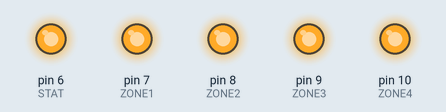
Simulated run of this sketch. Board: Arduino Uno, built with avr-gcc and run on an emulated ATmega328P. On the bench: output pins drawn as LEDs (lit = HIGH).

Above: at 0.12 s.
At 2.37 s:
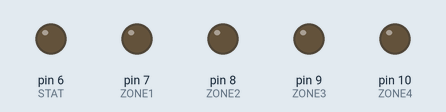
Timing chart, 0 to 3.0 s (numbered marks = the images above):
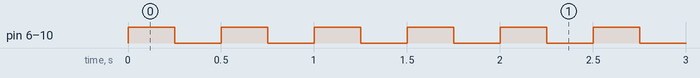

Measured:
- by itself, pin 6 (STAT), pin 7 (ZONE1), pin 8 (ZONE2), pin 9 (ZONE3), pin 10 (ZONE4): alternates HIGH for 0.25 s and LOW for 0.25 s

The sketch:

Tester.ino
```cpp
/*
 */

const byte STAT = 6;
const byte ZONE1 = 7;
const byte ZONE2 = 8;
const byte ZONE3 = 9;
const byte ZONE4 = 10;

void setup()
{
  pinMode(STAT, OUTPUT);
  pinMode(ZONE1, OUTPUT);
  pinMode(ZONE2, OUTPUT);
  pinMode(ZONE3, OUTPUT);
  pinMode(ZONE4, OUTPUT);
}

void loop()
{
  digitalWrite(STAT, HIGH);
  digitalWrite(ZONE1, HIGH);
  digitalWrite(ZONE2, HIGH);
  digitalWrite(ZONE3, HIGH);
  digitalWrite(ZONE4, HIGH);
  delay(250);
  digitalWrite(STAT, LOW);
  digitalWrite(ZONE1, LOW);
  digitalWrite(ZONE2, LOW);
  digitalWrite(ZONE3, LOW);
  digitalWrite(ZONE4, LOW);
  delay(250);
}
```
